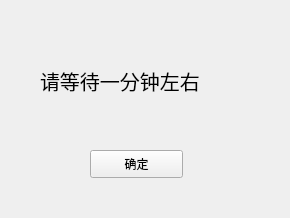
<?xml version="1.0" encoding="UTF-8"?>
<ui version="4.0">
 <class>Wait</class>
 <widget class="QWidget" name="Wait">
  <property name="geometry">
   <rect>
    <x>0</x>
    <y>0</y>
    <width>290</width>
    <height>218</height>
   </rect>
  </property>
  <property name="windowTitle">
   <string>Form</string>
  </property>
  <widget class="QLabel" name="label">
   <property name="geometry">
    <rect>
     <x>40</x>
     <y>50</y>
     <width>221</width>
     <height>61</height>
    </rect>
   </property>
   <property name="font">
    <font>
     <family>楷体</family>
     <pointsize>15</pointsize>
    </font>
   </property>
   <property name="text">
    <string>请等待一分钟左右</string>
   </property>
  </widget>
  <widget class="QPushButton" name="pushButton">
   <property name="geometry">
    <rect>
     <x>90</x>
     <y>150</y>
     <width>93</width>
     <height>28</height>
    </rect>
   </property>
   <property name="text">
    <string>确定</string>
   </property>
  </widget>
 </widget>
 <resources/>
 <connections/>
</ui>
